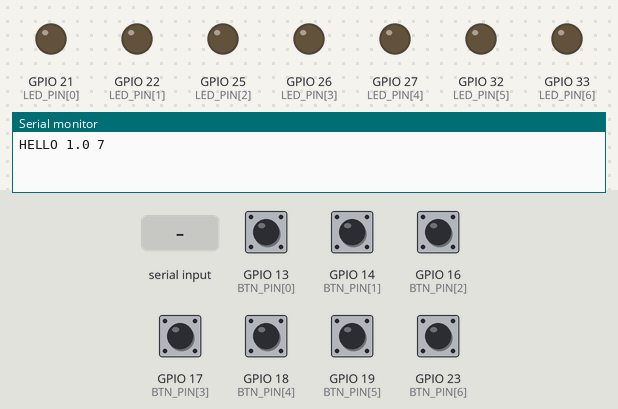
Recording of a sketch running on a simulated ESP32. On the bench: output pins drawn as LEDs (lit = HIGH), the last lines printed to the serial monitor. Inputs (shaded band) come from the test bench; at power-on: GPIO 13 (BTN_PIN[0]), GPIO 14 (BTN_PIN[1]), GPIO 16 (BTN_PIN[2]), GPIO 17 (BTN_PIN[3]), GPIO 18 (BTN_PIN[4]), GPIO 19 (BTN_PIN[5]), GPIO 23 (BTN_PIN[6]) HIGH.

Above: at 1.2 s.
1.3 s: "PING\n" received over Serial
At 2.3 s:
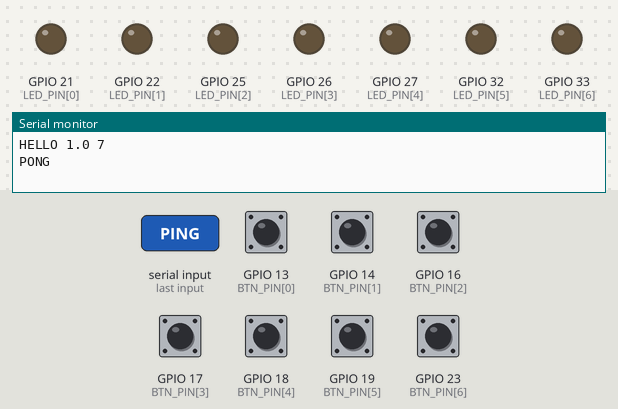
5.9 s: "WHO\n" received over Serial
At 6.6 s:
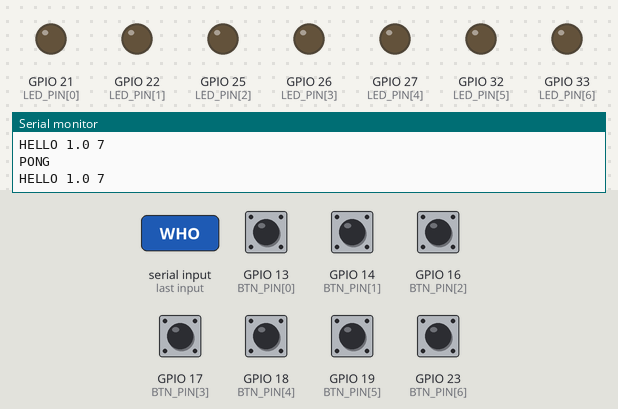
Timing chart, 0 to 8.9 s (numbered marks = the images above; inputs shaded):
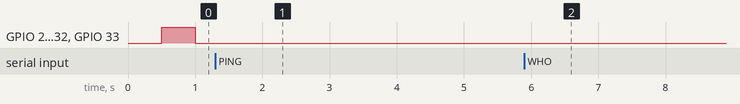

The sketch:

pedalboard.ino
```cpp
// Pédalier de scène : LOLIN D32 (ESP32), 7 pédales, 7 LED.  Liaison USB via la puce série de la carte.
// Protocole : docs/pedalier/protocole.md. NON COMPILÉ ni essayé sur le matériel (à vérifier).
//
// Câblage :
//   pédales  : GPIO 13,14,16,17,18,19,23 -> interrupteur -> GND (résistance de rappel interne)
//   LED      : GPIO 21,22,25,26,27,32,33 -> résistance 330 ohms -> LED -> GND
//   pédales 1 à 6 = emplacements du boîtier, pédale 7 = blackout
//
// Carte Arduino : « LOLIN D32 » (esp32:esp32:d32). Broches GPIO à vérifier sur la carte (voir docs/pedalier/realisation.md).

#include <Arduino.h>

static const char *VERSION = "1.0";
static const uint8_t N = 7;
static const uint8_t BTN_PIN[N] = {13, 14, 16, 17, 18, 19, 23};
static const uint8_t LED_PIN[N] = {21, 22, 25, 26, 27, 32, 33};
// Niveau lu quand la pédale est enfoncée : LOW pour un contact normalement ouvert (câblé vers GND).
// Pour une pédale « normalement fermée » (certaines pédales de sustain), mettre HIGH.
static const uint8_t PRESSED_LEVEL = LOW;

static const unsigned long SCAN_MS = 2;          // période de balayage des pédales
static const uint8_t DEBOUNCE_SCANS = 8;         // 8 x 2 ms = 16 ms d'état stable
static const unsigned long LINK_LOST_MS = 5000;  // sans nouvelle du Pi : LED clignotantes

static bool stable[N];            // état validé de chaque pédale (true = enfoncée)
static uint8_t counter[N];        // balayages consécutifs différents de l'état validé
static uint8_t ledMask = 0;       // bit i = LED de la pédale i+1
static unsigned long lastRx = 0;  // dernière ligne reçue du Pi
static bool everHeard = false;    // le Pi s'est manifesté depuis le démarrage
static char line[48];
static uint8_t lineLen = 0;

static void writeLeds(uint8_t mask) {
  for (uint8_t i = 0; i < N; i++) digitalWrite(LED_PIN[i], (mask >> i) & 1);
}

static void hello() {
  Serial.print("HELLO ");
  Serial.print(VERSION);
  Serial.print(' ');
  Serial.println(N);
}

// LED <6 chiffres 0/1> <0/1> : emplacements 1 à 6, puis blackout (pédale 7)
static void handleLed(const char *args) {
  if (strlen(args) < 8 || args[6] != ' ') return;
  uint8_t mask = 0;
  for (uint8_t i = 0; i < 6; i++) {
    if (args[i] == '1') mask |= (1 << i);
    else if (args[i] != '0') return;
  }
  if (args[7] == '1') mask |= (1 << 6);
  else if (args[7] != '0') return;
  ledMask = mask;
}

static void handleLine(const char *text) {
  lastRx = millis();
  everHeard = true;
  if (strcmp(text, "WHO") == 0) hello();
  else if (strcmp(text, "PING") == 0) Serial.println("PONG");
  else if (strncmp(text, "LED ", 4) == 0) handleLed(text + 4);
}

static void readSerial() {
  while (Serial.available()) {
    char c = (char)Serial.read();
    if (c == '\r') continue;
    if (c == '\n') {
      line[lineLen] = 0;
      if (lineLen > 0) handleLine(line);
      lineLen = 0;
    } else if (lineLen < sizeof(line) - 1) {
      line[lineLen++] = c;
    } else {
      lineLen = 0;  // ligne trop longue : on repart de zéro
    }
  }
}

static void scanButtons() {
  for (uint8_t i = 0; i < N; i++) {
    bool pressed = (digitalRead(BTN_PIN[i]) == PRESSED_LEVEL);
    if (pressed == stable[i]) {
      counter[i] = 0;
    } else if (++counter[i] >= DEBOUNCE_SCANS) {
      stable[i] = pressed;
      counter[i] = 0;
      Serial.print("BTN ");
      Serial.print(i + 1);
      Serial.println(pressed ? " 1" : " 0");
    }
  }
}

void setup() {
  Serial.begin(115200);  // UART0 relié à la puce USB-série de la carte
  for (uint8_t i = 0; i < N; i++) {
    pinMode(LED_PIN[i], OUTPUT);
    pinMode(BTN_PIN[i], INPUT_PULLUP);
    stable[i] = (digitalRead(BTN_PIN[i]) == PRESSED_LEVEL);  // pédale tenue au démarrage : pas d'événement
  }
  writeLeds(0);
  hello();
}

void loop() {
  static unsigned long nextScan = 0;
  readSerial();
  unsigned long now = millis();
  if ((long)(now - nextScan) >= 0) {
    nextScan = now + SCAN_MS;
    scanButtons();
  }
  // Liaison perdue (ou jamais établie) : toutes les LED clignotent lentement.
  bool lost = !everHeard || (now - lastRx > LINK_LOST_MS);
  writeLeds(lost ? ((now / 500) % 2 ? 0x7F : 0x00) : ledMask);
}
```

Measured:
- after the input at 1.3 s, GPIO 21 (LED_PIN[0]), GPIO 22 (LED_PIN[1]), GPIO 25 (LED_PIN[2]), GPIO 26 (LED_PIN[3]), GPIO 27 (LED_PIN[4]), GPIO 32 (LED_PIN[5]), GPIO 33 (LED_PIN[6]): stops changing and stays LOW
- after the input at 5.9 s, GPIO 21 (LED_PIN[0]), GPIO 22 (LED_PIN[1]), GPIO 25 (LED_PIN[2]), GPIO 26 (LED_PIN[3]), GPIO 27 (LED_PIN[4]), GPIO 32 (LED_PIN[5]), GPIO 33 (LED_PIN[6]): stops changing and stays LOW
